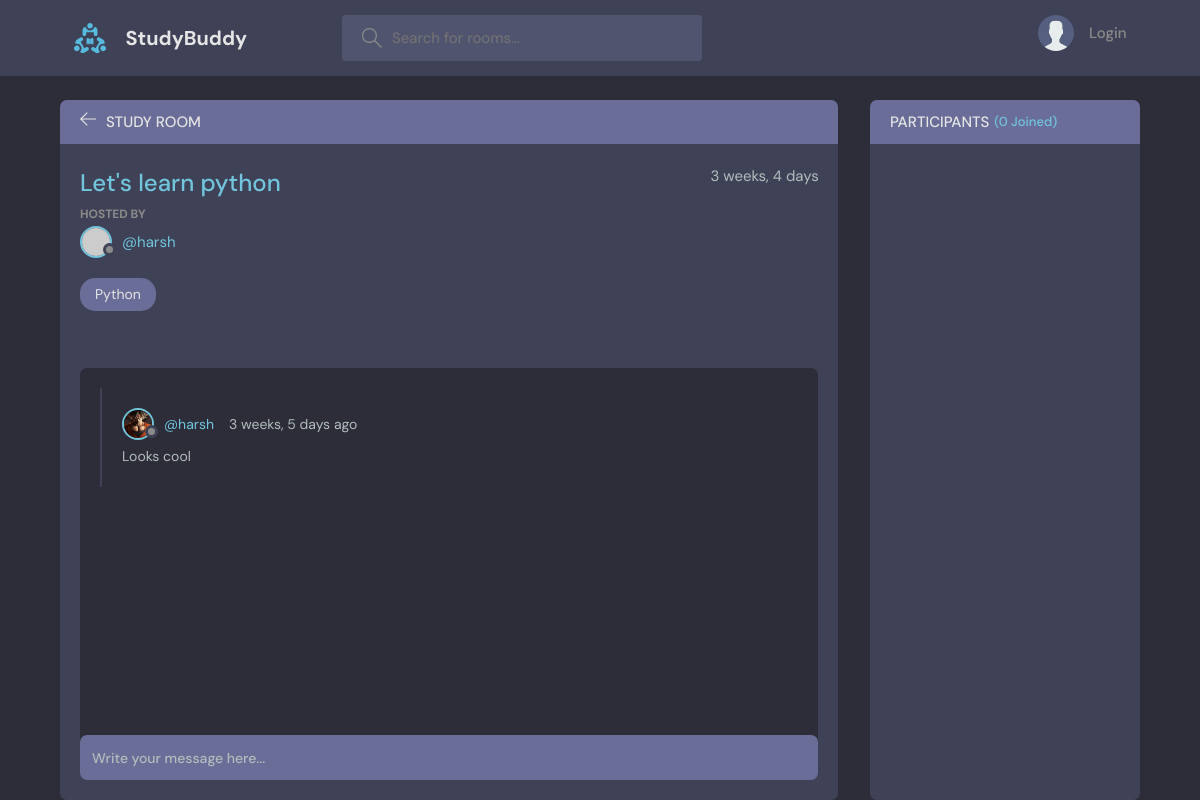
The page /room/1/ on the database its author committed.
### base/models.py (models this page shows, shortened)
class Room(models.Model):
    id = models.AutoField(primary_key=True)
    host = models.ForeignKey(User,on_delete=models.SET_NULL,null=True)
    topic = models.ForeignKey(Topic,on_delete=models.SET_NULL,null=True)
    name = models.CharField(max_length=200)
    description = models.TextField(null=True,blank=True)
    participants = models.ManyToManyField(User,related_name='participants',blank=True)
    updated = models.DateTimeField(default=datetime.now)
    created = models.DateTimeField(default=datetime.now)
    class Meta:
        ordering = ['-updated','-created']

class User(AbstractUser):
    name = models.CharField(max_length=200,null=True)
    email = models.EmailField(unique=True,null=True)
    bio = models.TextField(null=True)
    avtar = models.ImageField(null=True,default="avatar.svg")
    USERNAME_FIELD = 'email'
    REQUIRED_FIELDS = []

class Topic(models.Model):
    name = models.CharField(max_length=200)
    def __str__(self) -> str:
        return self.name

class Message(models.Model):
    user = models.ForeignKey(User,on_delete=models.CASCADE)
    room = models.ForeignKey(Room,on_delete=models.CASCADE) #on_delete (cascade) is user for when perent is delete then child also delete
    body = models.TextField()
    updated = models.DateTimeField(auto_now=True)
    created = models.DateTimeField(auto_now_add=True)
    class Meta:
        ordering = ['-updated','-created']

### base/views.py (the view, shortened to what this page needs)
# urls.py: path('room/<str:pk>/',views.room,name='room'),
def room(request,pk):
    room = Room.objects.get(id=pk)
    room_messages = room.message_set.all()
    participants = room.participants.all()
    print(participants)
    context = {'room':room,'room_messages':room_messages,'participants':participants}
    return render(request,'base/room.html',context)

### base/templates/base/room.html (shortened to what this page needs)
{% extends "main.html" %} {% block content %}
<main class="profile-page layout layout--2">
      <div class="container">
        <div class="room">
          <div class="room__top">
            <div class="room__topLeft">
              <a href="{% url "home" %}">
                <svg
                  version="1.1"
                  xmlns="http://www.w3.org/2000/svg"
                  width="32"
                  height="32"
                  viewBox="0 0 32 32"
                >
                  <title>arrow-left</title>
                  <path
                    d="M13.723 2.286l-13.723 13.714 13.719 13.714 1.616-1.611-10.96-10.96h27.625v-2.286h-27.625l10.965-10.965-1.616-1.607z"
                  ></path>
                </svg>
              </a>
              <h3>Study Room</h3>
            </div>
          </div>
          <div class="room__box scroll">
            <div class="room__header scroll">
              <div class="room__info">
                <h3>{{room.name}}</h3>
                <span>{{room.created|timesince}}</span>
              </div>
              <div class="room__hosted">
                <p>Hosted By</p>
                <a href="{% url 'user-profile' room.host.id %}" class="room__author">
                  <div class="avatar avatar--small">
                    <img src="https://randomuser.me/api/portraits/men/37.jpg" />
                  </div>
                  <span>@{{room.host.username}}</span>
                </a>
              </div>
              <span class="room__topics">{{room.topic}}</span>
            </div>
            <div class="room__conversation">
              <div class="threads scroll">
                {% for message in room_messages %}
                <div class="thread">
                  <div class="thread__top">
                    <div class="thread__author">
                      <a href="{% url "user-profile" message.user.id%}" class="thread__authorInfo">
                        <div class="avatar avatar--small">
                          <img
                            src="{{room.host.avtar.url}}"
                          />
                        </div>
                        <span>@{{message.user.username}}</span>
                      </a>
                      <span class="thread__date">{{message.created|timesince}} ago</span>
                    </div>
                  </div>
                  <div class="thread__details">
                    {{message.body}}
                  </div>
                </div>
                {% endfor %}
              </div>
            </div>
          </div>
          <div class="room__message">
            <form action="" method="POST">
              <input name="body" placeholder="Write your message here..." />
            </form>
          </div>
        </div>
        <div class="participants">
          <h3 class="participants__top">
            Participants <span>({{participants.count}} Joined)</span>
          </h3>
          <div class="participants__list scroll">
          </div>
        </div>
      </div>
</main>
{% endblock content%}

### rows shown on the page
Room: name "Let's learn python", created "3 weeks, 4 days", host.username "harsh", topic "Python"
Message: host.avtar (picture), user.username "harsh", created "3 weeks, 5 days", body "Looks cool"

### other values the page prints
{{ participants.count }} "0"
